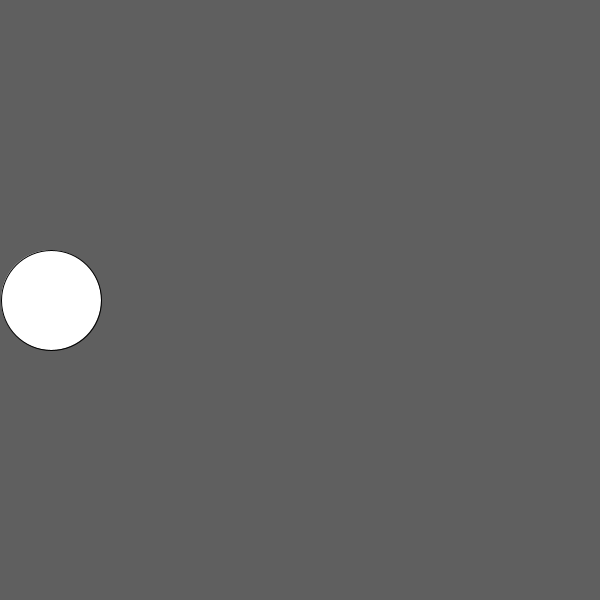
Frame 1 (no input)
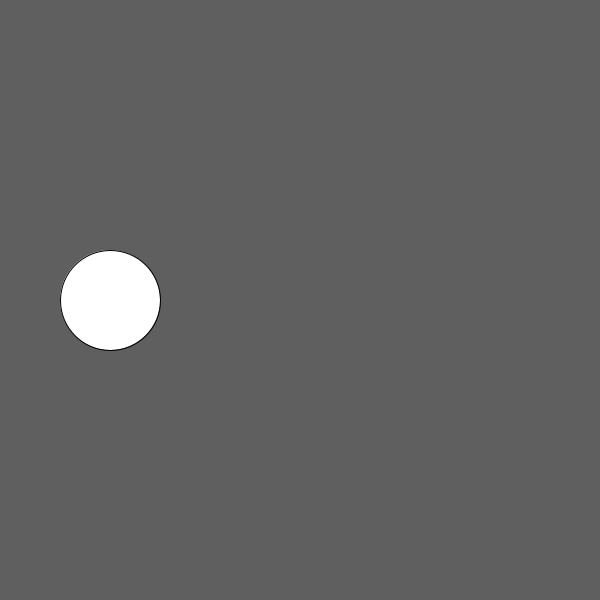
Frame 60 (the mouse pressed at the canvas centre just before this capture)
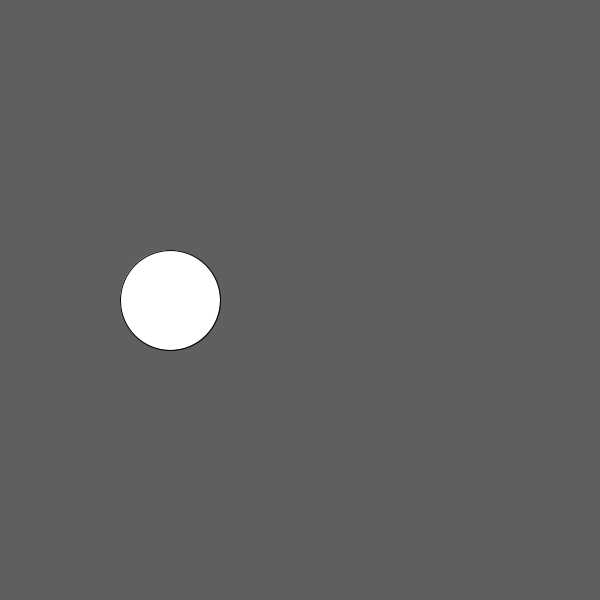
Frame 120 (the mouse held since frame 60 and released just before this capture)

The Processing sketch that drew these frames (run headless with seeded random() and noise(); from frame 60 on, the mouse is pressed at the canvas centre):

// Processing sketch: Bouncing_ball
// ── Bouncing_ball.pde
int lengde = 50;
int retning =-1;

void setup() { 
size(600,600);

}

void draw() {

background(95);
println(retning);

if(retning > 0){
lengde = lengde-1;
}

else if(retning <= 0){
lengde = lengde+1;
}

if(lengde >= width-50||lengde <=50){
retning = retning*-1;
}




translate(lengde,300);



circle(0,0,100);





}
